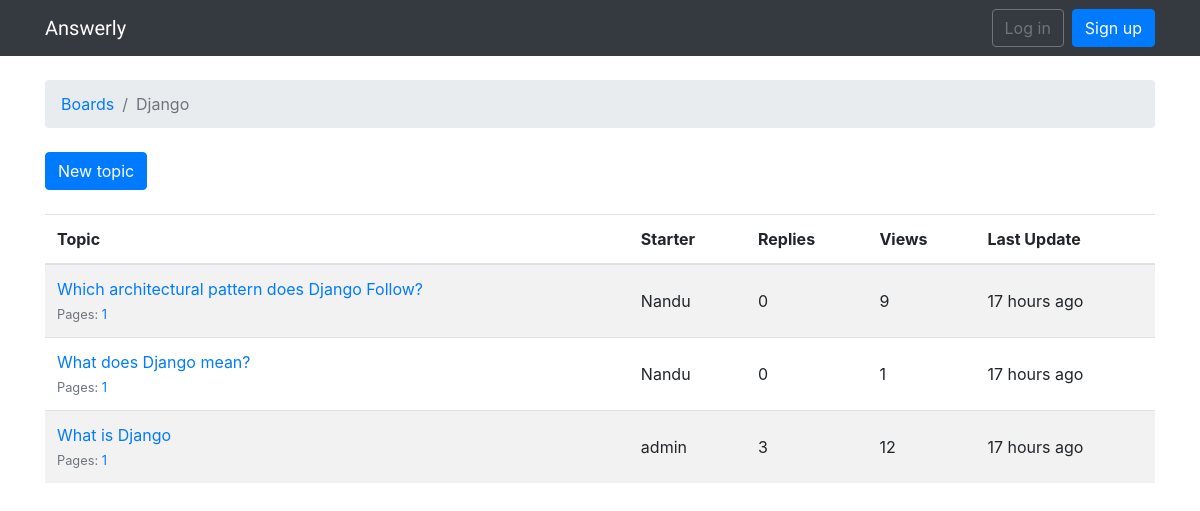
The app's page /boards/1/, older data.
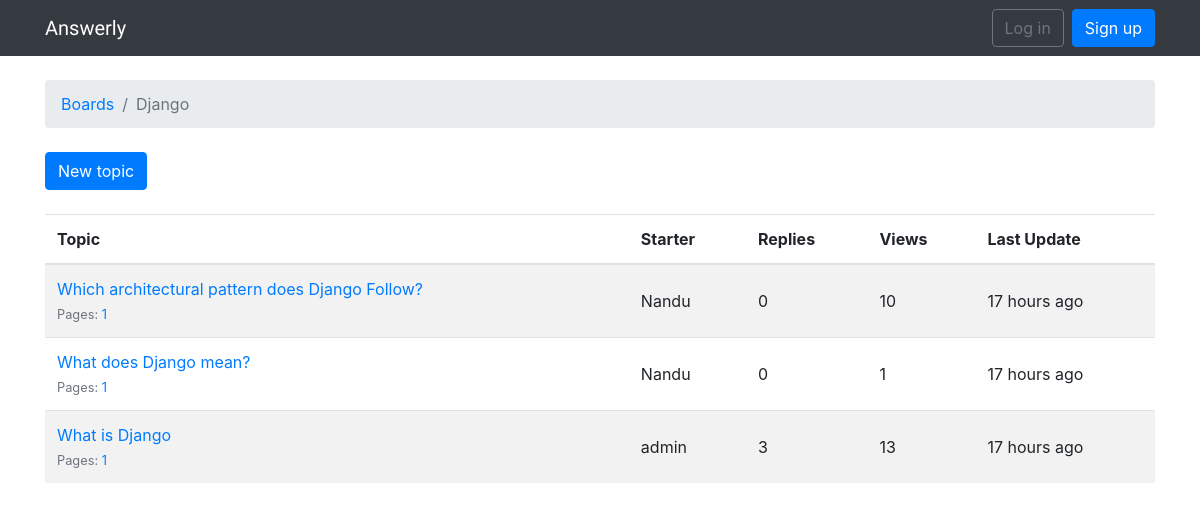
The same page, newer data.
### boards/models.py (models this page shows, shortened)
class Topic(models.Model):
    subject = models.CharField(max_length=255)
    last_updated = models.DateTimeField(auto_now_add=True)
    board = models.ForeignKey(Board,on_delete=models.CASCADE, related_name='topics')
    starter = models.ForeignKey(User, related_name='topics',on_delete=models.CASCADE)
    views = models.PositiveIntegerField(default=0)
    def get_page_count(self):
        count = self.posts.count()
        pages = count / 20
        return math.ceil(pages)
    def has_many_pages(self, count=None):
        if count is None:
            count = self.get_page_count()
        return count > 6
    def get_page_range(self):
        count = self.get_page_count()
        if self.has_many_pages(count):
            return range(1, 5)
        return range(1, count + 1)

### boards/views.py (the view)
# urls.py: path('boards/<pk>/', views.TopicListView.as_view(), name='board_topics'),
class TopicListView(ListView):
    model = Topic
    context_object_name = 'topics'
    template_name = 'topics.html'
    paginate_by = 5
    def get_context_data(self, **kwargs):
        kwargs['board'] = self.board
        return super().get_context_data(**kwargs)
    def get_queryset(self):
        self.board = get_object_or_404(Board, pk=self.kwargs.get('pk'))
        queryset = self.board.topics.order_by('-last_updated').annotate(replies=Count('posts') - 1)
        return queryset

### templates/topics.html (shortened to what this page needs)
{% extends 'base.html' %}
{% load humanize %}
{% block breadcrumb %}
  <li class="breadcrumb-item"><a href="{% url 'home' %}">Boards</a></li>
  <li class="breadcrumb-item active">{{ board.name }}</li>
{% endblock %}
{% block content %}
  <div class="mb-4">
    <a href="{% url 'new_topic' board.pk %}" class="btn btn-primary">New topic</a>
  </div>
  <table class="table table-striped mb-4">
    <thead class="thead-inverse">
      <tr>
        <th>Topic</th>
        <th>Starter</th>
        <th>Replies</th>
        <th>Views</th>
        <th>Last Update</th>
      </tr>
    </thead>
    <tbody>
      {% for topic in topics %}
        {% url 'topic_posts' board.pk topic.pk as topic_url %}
        <tr>
          <td>
            <p class="mb-0">
              <a href="{{ topic_url }}">{{ topic.subject }}</a>
            </p>
            <small class="text-muted">
              Pages:
              {% for i in topic.get_page_range %}
                <a href="{{ topic_url }}?page={{ i }}">{{ i }}</a>
              {% endfor %}
            </small>
          </td>
          <td class="align-middle">{{ topic.starter.username }}</td>
          <td class="align-middle">{{ topic.replies }}</td>
          <td class="align-middle">{{ topic.views }}</td>
          <td class="align-middle">{{ topic.last_updated|naturaltime }}</td>
        </tr>
      {% endfor %}
    </tbody>
  </table>
{% endblock %}

Row changes from the older to the newer data that the page shows:
changed Topic "Which architectural pattern does Django Follow?": views "9" → "10"
changed Topic "What is Django": views "12" → "13"
